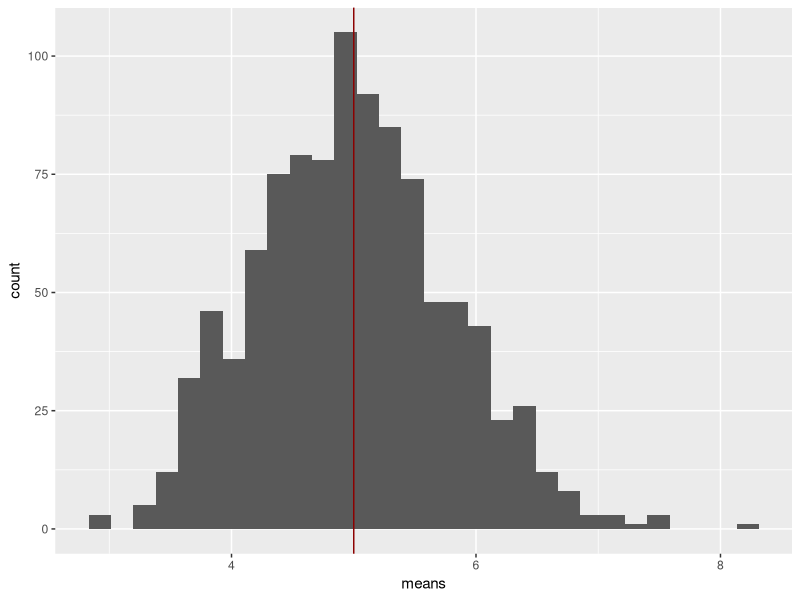
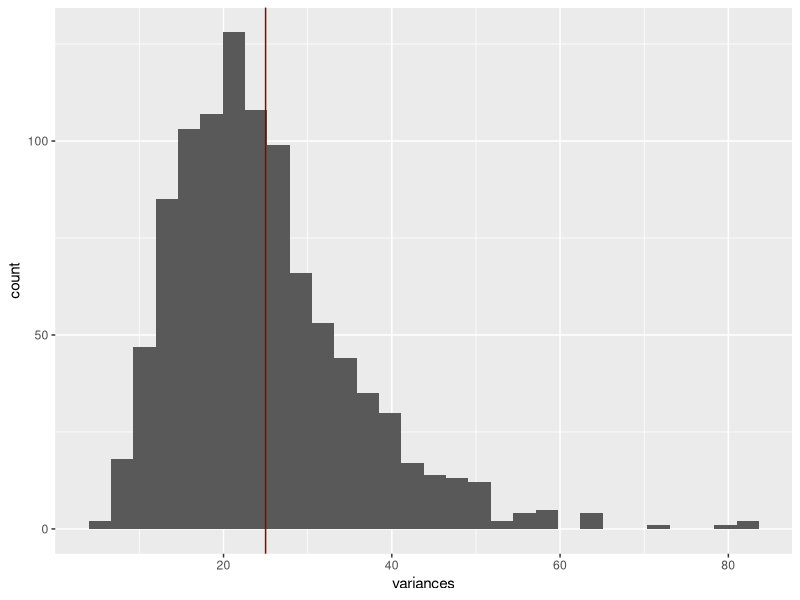
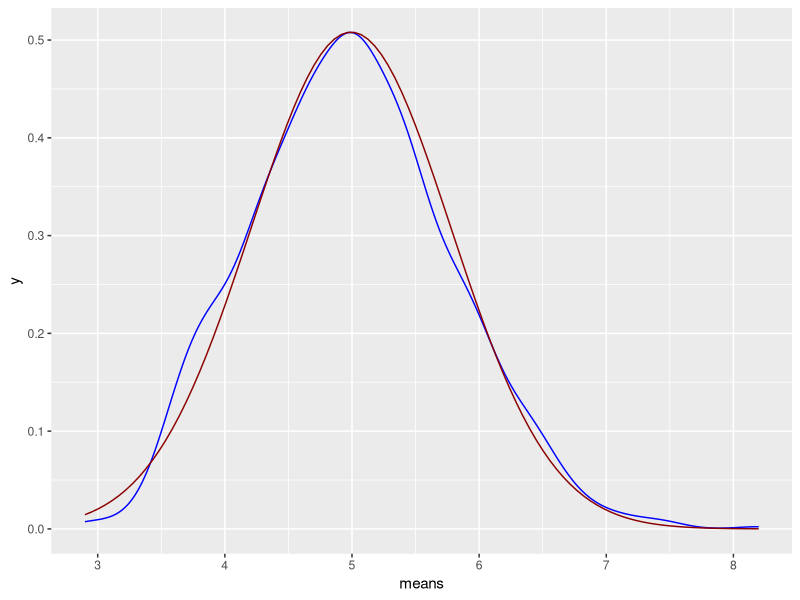

These figures' R source, in order:
## ---- chunk 1
lambda <- 0.2
expdata <- matrix(rexp(40000, lambda), ncol=40)
## ---- chunk 2
means <- apply(expdata, 1, mean)
variances <- apply(expdata, 1, var)
## ---- chunk 3
library(ggplot2)
ggplot(data.frame(means=means), aes(means)) +
  geom_histogram(bins = 30) +
  geom_vline(xintercept = 1/lambda, color="dark red")
## ---- chunk 4
ggplot(data.frame(variances=variances), aes(variances)) +
  geom_histogram(bins = 30) +
  geom_vline(xintercept = 1/(lambda*lambda), color="dark red")
## ---- chunk 5
estimated_normal <- function(x) { dnorm(x, mean = mean(means), sd = sd(means)) }

ggplot(data.frame(means=means), aes(means)) +
  geom_density(color="blue") + # This is a smoothed, normalized version of the histogram
  stat_function(fun = estimated_normal, color="dark red") # estimated distribution
